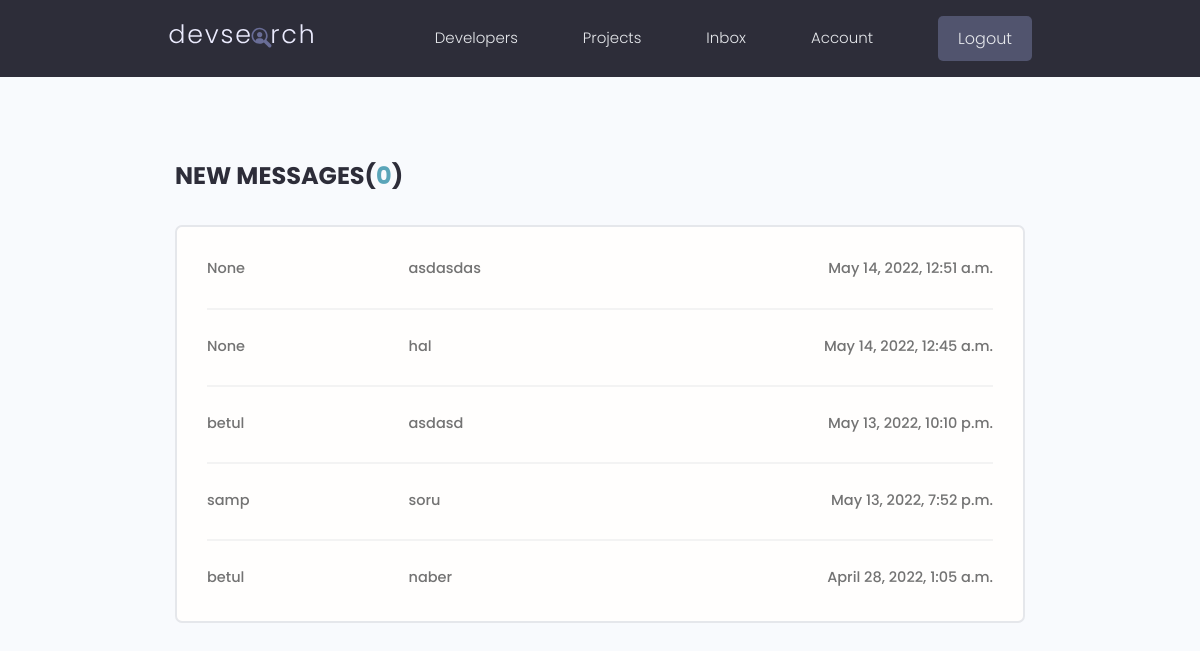
The page /inbox/ (signed in) on the database its author committed.
### users/models.py (models this page shows, shortened)
class DirectMessage(models.Model):
    sender = models.ForeignKey(Profile, on_delete=models.SET_NULL, null=True, blank=True)
    recipient = models.ForeignKey(Profile, on_delete=models.SET_NULL, null=True, blank=True, related_name='messages')
    subject = models.CharField(max_length=200, blank=True, null=True)
    body = models.TextField()
    is_read = models.BooleanField(default=False, null=True)
    created = models.DateTimeField(auto_now_add=True)
    id = models.UUIDField(primary_key=True, default=uuid.uuid4, editable=False)
    class Meta:
        ordering = ['is_read', '-created']

class Profile(models.Model):
    user = models.OneToOneField(User, on_delete=models.CASCADE)
    name = models.CharField(max_length=100, blank=True, null=True)
    email = models.EmailField(max_length=100, blank=True, null=True)
    username = models.CharField(max_length=100, blank=True, null=True)
    short_bio = models.CharField(max_length=100, blank=True, null=True)
    bio = models.TextField(blank=True, null=True)
    profile_image = models.ImageField(upload_to='profile/', default='profile/user-default.png', blank=True, null=True)
    location = models.CharField(max_length=100, blank=True, null=True)
    social_github = models.URLField(max_length=100, blank=True, null=True)
    social_linkedin = models.URLField(max_length=100, blank=True, null=True)
    social_twitter = models.URLField(max_length=100, blank=True, null=True)
    social_website = models.URLField(max_length=100, blank=True, null=True)
    created = models.DateTimeField(auto_now_add=True)
    id = models.UUIDField(primary_key=True, default=uuid.uuid4, editable=False)
    def __str__(self):
        return str(self.user.username)

### users/views.py (the view)
# urls.py: path('inbox/', views.inbox, name='inbox'),
@login_required(login_url='login')
def inbox(request):
    profile = request.user.profile
    message_request = profile.messages.all()
    unread_messages = message_request.filter(is_read=False).count()
    context = {'message_request': message_request, 'unread_messages': unread_messages}
    return render(request, 'users/inbox.html', context)

### users/templates/users/inbox.html (shortened to what this page needs)
{% extends 'main.html' %}
{% block content %}
    <main class="inbox my-xl">
        <div class="content-box">
            <h3 class="inbox__title">New Messages(<span>{{ unread_messages }}</span>)</h3>
            <ul class="messages">
                {% for message in message_request %}
                    {% if message.is_read == False %}
                        <li class="message message--unread">
                            {% else %}
                        <li class="message">
                    {% endif %}
                    <a href={% url 'message' message.id %}>
                        <span class="message__author">{{ message.sender }} </span>
                        <span class="message__subject">{{ message.subject }}</span>
                        <span class="message__date">{{ message.created }}</span>
                    </li>
                {% endfor %}
            </ul>
        </div>
    </main>
{% endblock %}

### static/styles/app.css (style rules this page uses)
:root { --color-sub: #2d2d39; }
.content-box { width: 95%; max-width: 85rem; margin: 0 auto; }
.inbox { height: 90vh; }
.inbox__title, .inbox__title span { font-size: 2.4rem; font-weight: 700; color: var(--color-sub); text-transform: uppercase; text-align: left; margin-bottom: 3rem; }
.inbox__title span { color: var(--color-main); }
.messages { list-style: none; background: var(--color-white); padding: 0.5rem 3rem; border: 2px solid var(--color-light); border-radius: 0.7rem; }
.message { padding: 2.5rem 0; }
.message > a span { font-size: 1.45rem; font-weight: 500; }
.message:not(:last-child) { border-bottom: 2px solid var(--color-white-light); }
.message > a { display: flex; gap: 1rem; }
.message__author, .message__date { flex-basis: 25%; }
.message__subject { flex-basis: 50%; }
.message__date { text-align: right; }

### static/uikit/styles/modules/_variables.css (style rules this page uses)
:root { --color-main: #5aa5b9; --color-main-light: #e6faff; --color-sub: #3f4156; --color-sub-light: #51546e; --color-sub-lighter: #ededfd; --color-text: #737373; --color-gray: #8b8b8b; --color-light: #e5e7eb; --color-light-gray: #767676; --color-bg: #f8fafd; --color-white: #fffefd; --color-white-light: #f3f3f3; --color-success: #359e64; --color-success-bg: #def8e8; --color-error: #fc4b0b; --color-error-bg: #fff2ee; --font-base: 'Poppins', arial, helvetica, 'Segoe UI', roboto, ubuntu, sans-serif; --font-monospace: 'Fira Code', 'Courier New', courier, monospace; --font-regular: 300; --font-medium: 500; --font-bold: 700; --generic-shadow: 1px 1px 5px #00000010; --generic-transition: all 0.3s ease-in-out; }

### static/uikit/styles/modules/_base.css (style rules this page uses)
* { margin: 0; padding: 0; box-sizing: border-box; text-rendering: optimizeLegibility; color: inherit; font-size: inherit; }
html { font-size: 50%; }
@media only screen and (min-width: 480px) { html { font-size: 56.25%; } }
@media only screen and (min-width: 1200px) { html { font-size: 62.5%; } }
body { line-height: 1.6; font-weight: 400; font-size: 1.5rem; color: var(--color-text); background-color: var(--color-bg); min-height: 100vh; }

### static/uikit/styles/modules/_typography.css (style rules this page uses)
* { font-family: var(--font-base); }
h3 { font-size: 3.2rem; font-weight: var(--font-medium); }
p, span, strong { font-size: 1.6rem; color: var(--color-text); font-weight: var(--font-regular); }
a { padding-bottom: 2px; text-decoration: none; display: inline-block; color: var(--color-main); font-weight: var(--font-medium); }

### static/uikit/styles/modules/_utilities.css (style rules this page uses)
.my-xl { margin: 8rem auto; }

### rows shown on the page
DirectMessage: sender "None", subject "asdasdas", created "May 14, 2022, 12:51 a.m."
DirectMessage: sender "None", subject "hal", created "May 14, 2022, 12:45 a.m."
DirectMessage: sender "betul", subject "asdasd", created "May 13, 2022, 10:10 p.m."
DirectMessage: sender "samp", subject "soru", created "May 13, 2022, 7:52 p.m."
DirectMessage: sender "betul", subject "naber", created "April 28, 2022, 1:05 a.m."

### other values the page prints
{{ unread_messages }} "0"
